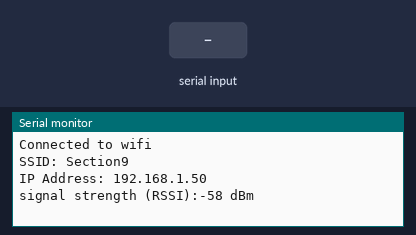
This sketch was run on a simulated ESP32. On the bench: the last lines printed to the serial monitor. The inputs (shaded band) are chosen by the test bench. WiFi joins after 1.5 s; servers stay silent unless stated.

Above: at 4.7 s.
4.8 s: "1" received over the second serial link
At 6.3 s:
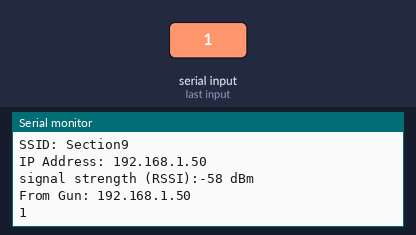
7.3 s: "0" received over the second serial link
At 8.7 s:
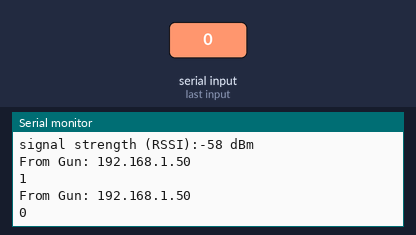
8.8 s: "2" received over the second serial link
At 10.5 s:
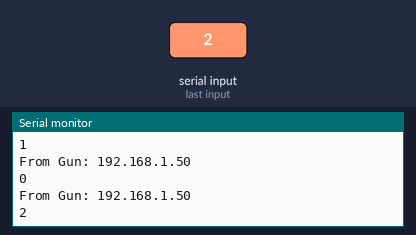

The sketch:

Wifi_Serial.ino
```cpp
#include <WiFi.h>
#include <HardwareSerial.h>

// debug log, set to 1 to enable
#define ENABLE_DEBUG_LOG 0

// Stupid need to assign a GunID
int GunID = 9;

// wifi config
const char* ssid     = "Section9";
const char* password = "R1ch@rds0nM@n0r";

//Server advertizement response variables
String ServerString = "$BRXSERVER";
String BRX = "$BRX,";
String IPResponse = "";

// ethernet config
//const IPAddress local_IP(10, 10, 0, 37);
//const IPAddress gateway(10, 10, 0, 1);
//const IPAddress subnet(255, 255, 255, 0);
//const IPAddress primaryDNS(8, 8, 8, 8);
//const IPAddress secondaryDNS(8, 8, 4, 4);

// ********************************************************
// UDP Listener Stuff
// ********************************************************
unsigned int localPort = 3333;      // local port to listen on

char packetBuffer[20]; //buffer to hold incoming packet
char ReplyBuffer[20]; // = "acknowledged"; // a string to send back

WiFiUDP Udp;

// *********************************************************

// rs-server config
// const int serverIP = (IPADDRESS) //Somehow set the app IP here
const int serverPort = 3333;

// rs port config
const int baudrate = 115200;
const int rs_config = SERIAL_8N1;

#define SERIAL1_RXPIN 16 // TO BRX TX and BLUETOOTH RX
#define SERIAL1_TXPIN 17 // TO BRX RX and BLUETOOTH TX

// reading buffer config
#define BUFFER_SIZE 20

// global objects
WiFiServer server;
byte buff[BUFFER_SIZE];

void debug_log(char* str) {
#if ENABLE_DEBUG_LOG == 1
   Serial.println(str);
#endif
}

void setup() {
// init rs port
   Serial.begin(baudrate, rs_config);

// setting up the serial pins for sending data to BRX
   Serial1.begin(baudrate, rs_config, SERIAL1_RXPIN, SERIAL1_TXPIN);

// init wifi connection
//if (!WiFi.config(local_IP, gateway, subnet, primaryDNS, secondaryDNS)) {
//       debug_log("Failed to configure network settings");
//}
   WiFi.begin(ssid, password);
while (WiFi.status() != WL_CONNECTED) {
       debug_log("connecting to WiFi network");
       delay(500);
}

#if ENABLE_DEBUG_LOG == 1
   Serial.println("connected to WiFi");
   Serial.println("IP adddr: ");
   Serial.println(WiFi.localIP());
#endif
   delay(1000);

//start server
   server = WiFiServer(serverPort);
   server.begin();
   delay(1000);
   debug_log("server started");

//Start Udp
   Udp.begin(localPort);

//Trying to get the printWifiStatus thing to work
   Serial.println("Connected to wifi");
   printWifiStatus();

}

void printWifiStatus() {

  // print the SSID of the network you're attached to:
  Serial.print("SSID: ");
  Serial.println(WiFi.SSID());

  // print your WiFi shield's IP address:
  IPAddress ip = WiFi.localIP();
  Serial.print("IP Address: ");
  Serial.println(ip);

  // print the received signal strength:
  long rssi = WiFi.RSSI();
  Serial.print("signal strength (RSSI):");
  Serial.print(rssi);
  Serial.println(" dBm");
}

void loop() {
// ********************************************************************
// Sending to the BRX and Receiving from the BRX
// ********************************************************************

// if there's data available, read a packet
  IPAddress ip = WiFi.localIP(); //get IP assigned to ESP32
  int packetSize = Udp.parsePacket();
  IPAddress remoteIp = Udp.remoteIP();
  if (packetSize) {
    Serial.print("Received packet of size ");
    Serial.println(packetSize);
    Serial.print("From ");
    Serial.print(remoteIp);
    Serial.print(", port ");
    Serial.println(Udp.remotePort());

// read the packet into packetBuffer
    int len = Udp.read(packetBuffer, 20);
    if (len > 0) {
      packetBuffer[len] = 0;
    Serial1.println(packetBuffer); //Sends the recieved string to the BRX
    Serial.print("From APP: ");
    Serial.println(packetBuffer);
    }
    String ServerCheck(packetBuffer);
    if (ServerCheck == ServerString) {  //Checks for $BRXSERVER in the UDP packetBuffer
      Udp.beginPacket(remoteIp, serverPort);
      Udp.print(BRX);
      Udp.print(GunID);
      Udp.print(",");
      Udp.println(ip);
      Udp.endPacket();
      Serial.print("From BRX: ");
      Serial.print(BRX);
      Serial.print(GunID);
      Serial.print(",");
      Serial.println(ip);
      }
    }

// ***This is slightly delayed from the gun, like it is waiting for a break in input
// read data from serial and send to wifi client
  int serial1Received = Serial1.available();
  if (serial1Received) {
    int len = Serial1.readBytes(ReplyBuffer, 20);
    if (len > 0) {
      ReplyBuffer[len] = 0;
    }
    Serial.print("From Gun: ");
    Serial.println(ip);
    Serial.println(ReplyBuffer);

    Udp.beginPacket(remoteIp, serverPort);
    Udp.print(ip);
    Udp.println(",");
    Udp.println(ReplyBuffer);
    Udp.endPacket();
  }
}
```

Measured:
- after the input at 4.8 s, the serial monitor: prints a new line after 1.0 s (image 1)
- after the input at 7.3 s, the serial monitor: prints a new line after 1.0 s (image 2)
- after the input at 8.8 s, the serial monitor: prints a new line after 1.0 s (image 3)
